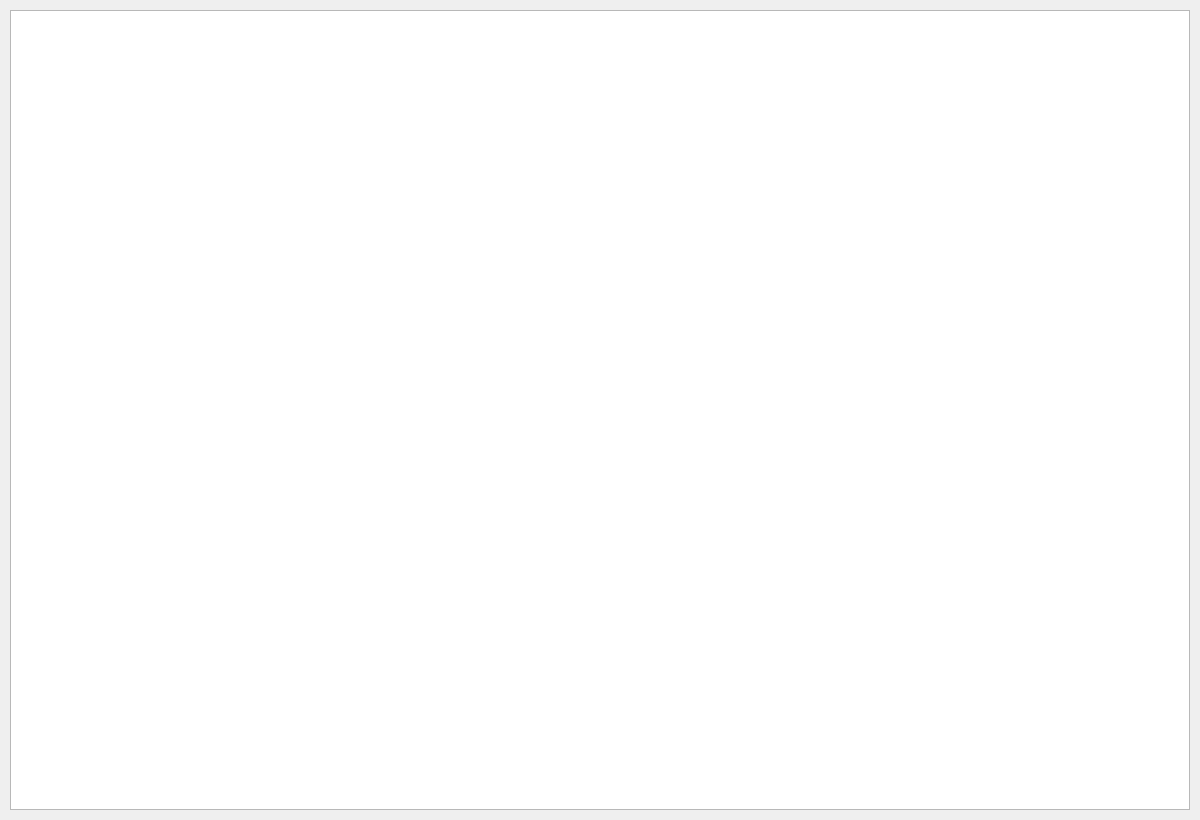
<?xml version="1.0" encoding="UTF-8"?>
<ui version="4.0">
 <class>rst</class>
 <widget class="QWidget" name="rst">
  <property name="geometry">
   <rect>
    <x>0</x>
    <y>0</y>
    <width>1200</width>
    <height>820</height>
   </rect>
  </property>
  <property name="font">
   <font>
    <family>Hack</family>
    <pointsize>10</pointsize>
    <weight>75</weight>
    <bold>true</bold>
   </font>
  </property>
  <property name="windowTitle">
   <string>验证结果 #1</string>
  </property>
  <widget class="QListView" name="listViewRst">
   <property name="geometry">
    <rect>
     <x>10</x>
     <y>10</y>
     <width>1180</width>
     <height>800</height>
    </rect>
   </property>
   <property name="font">
    <font>
     <family>Hack</family>
     <pointsize>12</pointsize>
     <weight>50</weight>
     <bold>false</bold>
    </font>
   </property>
  </widget>
 </widget>
 <resources/>
 <connections/>
</ui>
